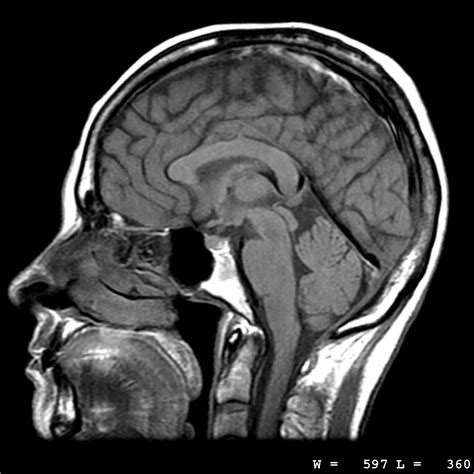
#> input picture brain-scan.jpeg, 474 x 474 px
$ jupyter execute Inciso4.ipynb
#> lines starting #> are read from the running program, lines starting #| are printed output that depends on the picture
## Inciso 4

Obtención del gradiente morfológico de una imagen

[cell 1]
import numpy as np
import matplotlib.pyplot as plt
from skimage import io, color
from skimage.morphology import disk, dilation, erosion

[cell 2]
imagen = io.imread('brain-scan.jpeg', as_gray=True)
#> imagen: shape (474, 474) float64; min 0, max 1, mean 0.247

# Conversión a formato de 8 bits (0-255)
imagen = (imagen * 255).astype(np.uint8)

selem = disk(2)

# Calculo del gradiente morfológico
gradiente = dilation(imagen, selem) - erosion(imagen, selem)
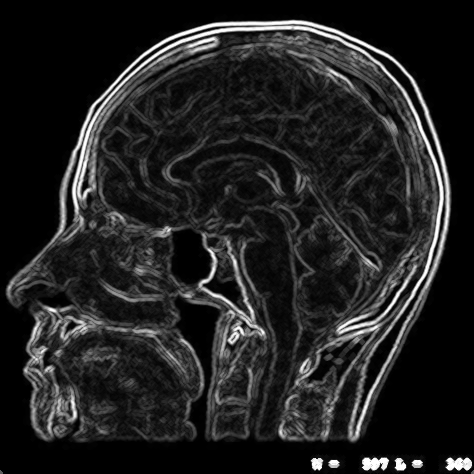
#> gradiente: shape (474, 474); min 0, max 255, mean 33.9

[cell 3]
fig, ax = plt.subplots(1, 2, figsize=(10, 5))

ax[0].imshow(imagen, cmap='gray')
ax[0].set_title('Imagen Original')
ax[0].axis('off')

ax[1].imshow(gradiente, cmap='gray')
ax[1].set_title('Gradiente Morfológico')
ax[1].axis('off')

plt.show()
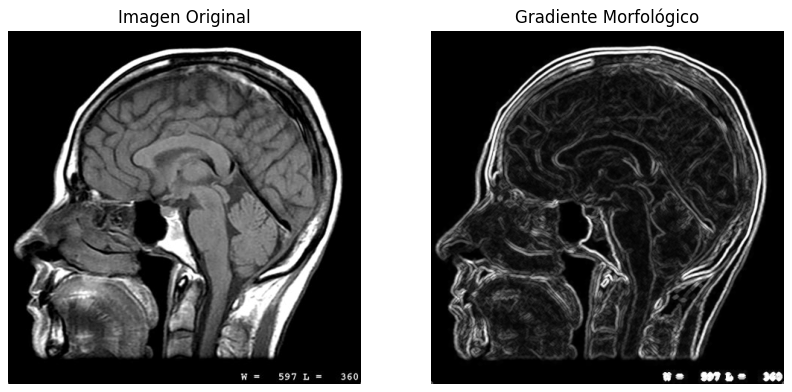
#> figure drawn by matplotlib, 2 panels

### Prueba con otra imagen

[cell 4]
imagen = io.imread('butterfly.jpeg', as_gray=True)
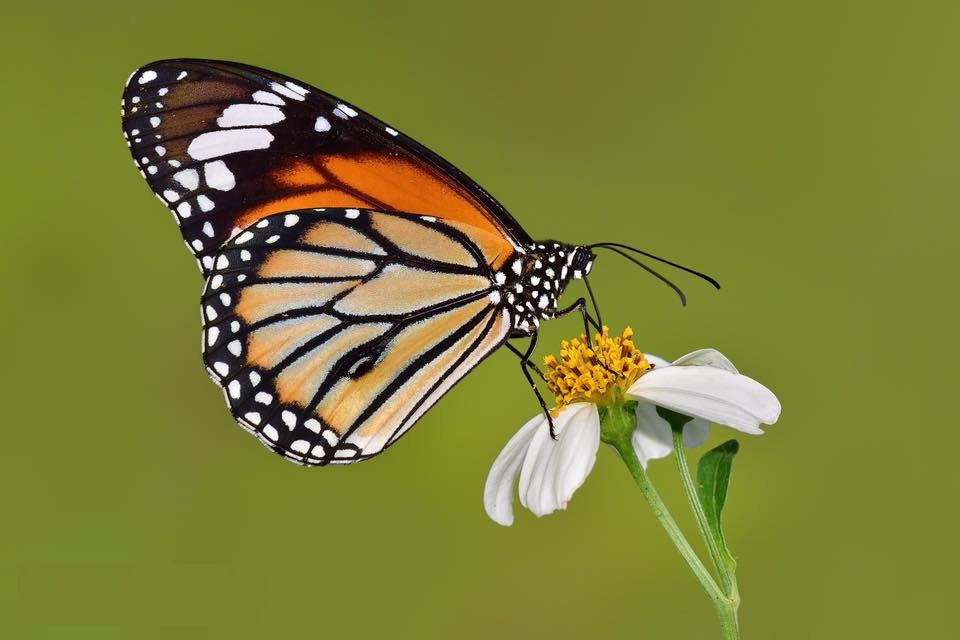
#> input picture butterfly.jpeg, 960 x 640 px
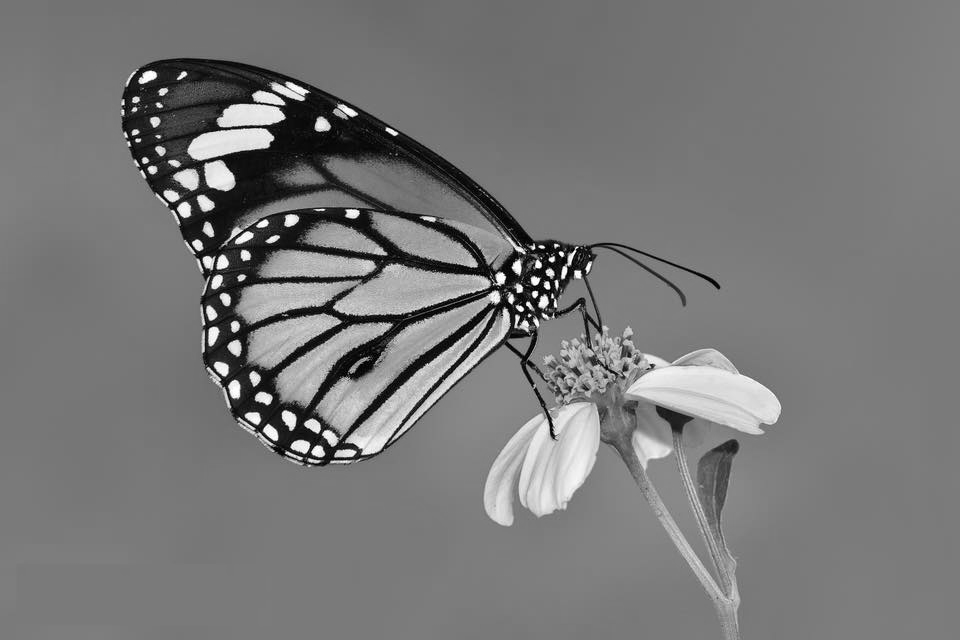
#> imagen: shape (640, 960) float64; min 0, max 1, mean 0.472

# Conversión a formato de 8 bits (0-255)
imagen = (imagen * 255).astype(np.uint8)

selem = disk(2)

# Calculo del gradiente morfológico
gradiente = dilation(imagen, selem) - erosion(imagen, selem)
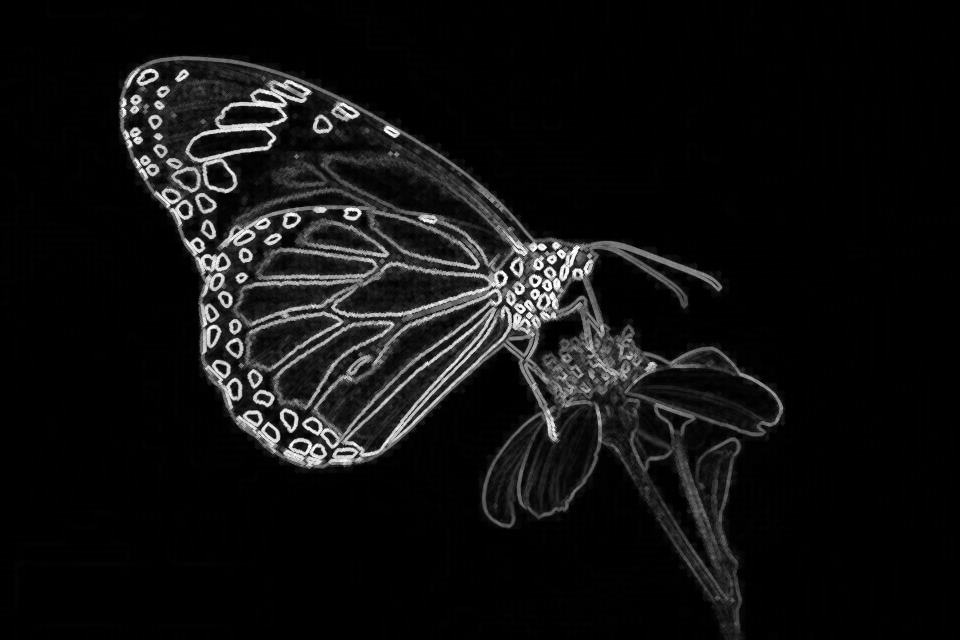
#> gradiente: shape (640, 960); min 0, max 255, mean 16.7

[cell 5]
fig, ax = plt.subplots(1, 2, figsize=(10, 5))

ax[0].imshow(imagen, cmap='gray')
ax[0].set_title('Imagen Original')
ax[0].axis('off')

ax[1].imshow(gradiente, cmap='gray')
ax[1].set_title('Gradiente Morfológico')
ax[1].axis('off')

plt.show()
